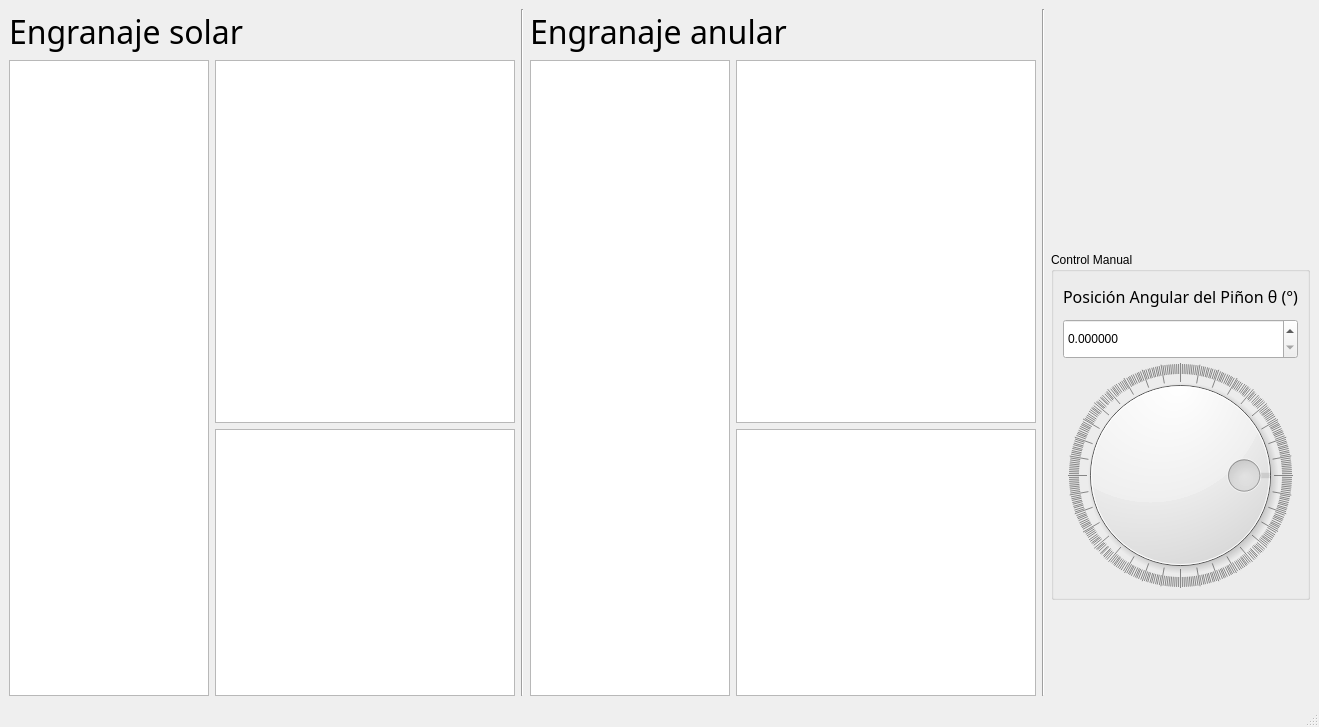
<?xml version="1.0" encoding="UTF-8"?>
<ui version="4.0">
 <class>Graficas_Window</class>
 <widget class="QMainWindow" name="Graficas_Window">
  <property name="geometry">
   <rect>
    <x>0</x>
    <y>0</y>
    <width>1308</width>
    <height>727</height>
   </rect>
  </property>
  <property name="windowTitle">
   <string>Titulo_Provisional</string>
  </property>
  <widget class="QWidget" name="centralwidget">
   <layout class="QGridLayout" name="gridLayout">
    <item row="0" column="2" rowspan="5">
     <widget class="Line" name="line">
      <property name="orientation">
       <enum>Qt::Orientation::Vertical</enum>
      </property>
     </widget>
    </item>
    <item row="1" column="0" rowspan="4">
     <widget class="QTableWidget" name="table_coordinates_sun">
      <property name="minimumSize">
       <size>
        <width>200</width>
        <height>0</height>
       </size>
      </property>
      <property name="maximumSize">
       <size>
        <width>250</width>
        <height>16777215</height>
       </size>
      </property>
     </widget>
    </item>
    <item row="1" column="6">
     <spacer name="verticalSpacer_2">
      <property name="orientation">
       <enum>Qt::Orientation::Vertical</enum>
      </property>
      <property name="sizeHint" stdset="0">
       <size>
        <width>20</width>
        <height>50</height>
       </size>
      </property>
     </spacer>
    </item>
    <item row="4" column="6">
     <spacer name="verticalSpacer">
      <property name="orientation">
       <enum>Qt::Orientation::Vertical</enum>
      </property>
      <property name="sizeType">
       <enum>QSizePolicy::Policy::Expanding</enum>
      </property>
      <property name="sizeHint" stdset="0">
       <size>
        <width>20</width>
        <height>50</height>
       </size>
      </property>
     </spacer>
    </item>
    <item row="0" column="0" colspan="2">
     <widget class="QLabel" name="label">
      <property name="font">
       <font>
        <family>Bahnschrift</family>
        <pointsize>24</pointsize>
       </font>
      </property>
      <property name="text">
       <string>Engranaje solar</string>
      </property>
     </widget>
    </item>
    <item row="1" column="4" rowspan="2">
     <widget class="QGraphicsView" name="graphicsView_anular">
      <property name="minimumSize">
       <size>
        <width>300</width>
        <height>0</height>
       </size>
      </property>
      <property name="maximumSize">
       <size>
        <width>16777215</width>
        <height>16777215</height>
       </size>
      </property>
     </widget>
    </item>
    <item row="0" column="3" colspan="2">
     <widget class="QLabel" name="label_2">
      <property name="font">
       <font>
        <family>Bahnschrift</family>
        <pointsize>24</pointsize>
       </font>
      </property>
      <property name="text">
       <string>Engranaje anular</string>
      </property>
     </widget>
    </item>
    <item row="1" column="3" rowspan="4">
     <widget class="QTableWidget" name="table_coordinates_anular">
      <property name="minimumSize">
       <size>
        <width>200</width>
        <height>0</height>
       </size>
      </property>
      <property name="maximumSize">
       <size>
        <width>250</width>
        <height>16777215</height>
       </size>
      </property>
     </widget>
    </item>
    <item row="1" column="1" rowspan="2">
     <widget class="QGraphicsView" name="graphicsView_sun">
      <property name="minimumSize">
       <size>
        <width>300</width>
        <height>0</height>
       </size>
      </property>
      <property name="maximumSize">
       <size>
        <width>16777215</width>
        <height>400</height>
       </size>
      </property>
     </widget>
    </item>
    <item row="2" column="6" rowspan="2">
     <widget class="QGroupBox" name="groupBox_5">
      <property name="sizePolicy">
       <sizepolicy hsizetype="Maximum" vsizetype="Preferred">
        <horstretch>0</horstretch>
        <verstretch>0</verstretch>
       </sizepolicy>
      </property>
      <property name="minimumSize">
       <size>
        <width>0</width>
        <height>0</height>
       </size>
      </property>
      <property name="maximumSize">
       <size>
        <width>290</width>
        <height>16777215</height>
       </size>
      </property>
      <property name="title">
       <string>Control Manual</string>
      </property>
      <layout class="QGridLayout" name="gridLayout_9">
       <item row="1" column="1" colspan="2">
        <widget class="QDoubleSpinBox" name="doubleSpinBox_posicion_theta">
         <property name="enabled">
          <bool>true</bool>
         </property>
         <property name="sizePolicy">
          <sizepolicy hsizetype="Preferred" vsizetype="MinimumExpanding">
           <horstretch>0</horstretch>
           <verstretch>0</verstretch>
          </sizepolicy>
         </property>
         <property name="minimumSize">
          <size>
           <width>0</width>
           <height>40</height>
          </size>
         </property>
         <property name="maximumSize">
          <size>
           <width>16777215</width>
           <height>35</height>
          </size>
         </property>
         <property name="decimals">
          <number>6</number>
         </property>
         <property name="maximum">
          <double>360.000000000000000</double>
         </property>
         <property name="singleStep">
          <double>0.500000000000000</double>
         </property>
        </widget>
       </item>
       <item row="4" column="1" colspan="2">
        <widget class="QDial" name="dial_posicion_theta">
         <property name="enabled">
          <bool>true</bool>
         </property>
         <property name="sizePolicy">
          <sizepolicy hsizetype="Preferred" vsizetype="Maximum">
           <horstretch>0</horstretch>
           <verstretch>0</verstretch>
          </sizepolicy>
         </property>
         <property name="minimumSize">
          <size>
           <width>225</width>
           <height>225</height>
          </size>
         </property>
         <property name="minimum">
          <number>90</number>
         </property>
         <property name="maximum">
          <number>450</number>
         </property>
         <property name="value">
          <number>90</number>
         </property>
         <property name="tracking">
          <bool>true</bool>
         </property>
         <property name="orientation">
          <enum>Qt::Orientation::Horizontal</enum>
         </property>
         <property name="invertedAppearance">
          <bool>true</bool>
         </property>
         <property name="invertedControls">
          <bool>false</bool>
         </property>
         <property name="wrapping">
          <bool>true</bool>
         </property>
         <property name="notchTarget">
          <double>1.000000000000000</double>
         </property>
         <property name="notchesVisible">
          <bool>true</bool>
         </property>
        </widget>
       </item>
       <item row="0" column="1" colspan="2">
        <widget class="QLabel" name="label_5">
         <property name="enabled">
          <bool>true</bool>
         </property>
         <property name="sizePolicy">
          <sizepolicy hsizetype="Preferred" vsizetype="Maximum">
           <horstretch>0</horstretch>
           <verstretch>0</verstretch>
          </sizepolicy>
         </property>
         <property name="minimumSize">
          <size>
           <width>0</width>
           <height>30</height>
          </size>
         </property>
         <property name="font">
          <font>
           <family>Bahnschrift</family>
           <pointsize>12</pointsize>
          </font>
         </property>
         <property name="text">
          <string>Posición Angular del Piñon θ (°)</string>
         </property>
         <property name="alignment">
          <set>Qt::AlignmentFlag::AlignCenter</set>
         </property>
        </widget>
       </item>
      </layout>
     </widget>
    </item>
    <item row="3" column="4" rowspan="2">
     <widget class="QTableWidget" name="table_Rodillos_anular">
      <property name="minimumSize">
       <size>
        <width>300</width>
        <height>0</height>
       </size>
      </property>
      <property name="maximumSize">
       <size>
        <width>16777215</width>
        <height>16777215</height>
       </size>
      </property>
     </widget>
    </item>
    <item row="3" column="1" rowspan="2">
     <widget class="QTableWidget" name="table_Rodillos_sun">
      <property name="minimumSize">
       <size>
        <width>300</width>
        <height>0</height>
       </size>
      </property>
      <property name="maximumSize">
       <size>
        <width>16777215</width>
        <height>16777215</height>
       </size>
      </property>
     </widget>
    </item>
    <item row="0" column="5" rowspan="5">
     <widget class="Line" name="line_2">
      <property name="orientation">
       <enum>Qt::Orientation::Vertical</enum>
      </property>
     </widget>
    </item>
   </layout>
  </widget>
  <widget class="QStatusBar" name="statusbar"/>
  <widget class="QMenuBar" name="menuBar">
   <property name="geometry">
    <rect>
     <x>0</x>
     <y>0</y>
     <width>1308</width>
     <height>33</height>
    </rect>
   </property>
  </widget>
 </widget>
 <resources/>
 <connections/>
</ui>
